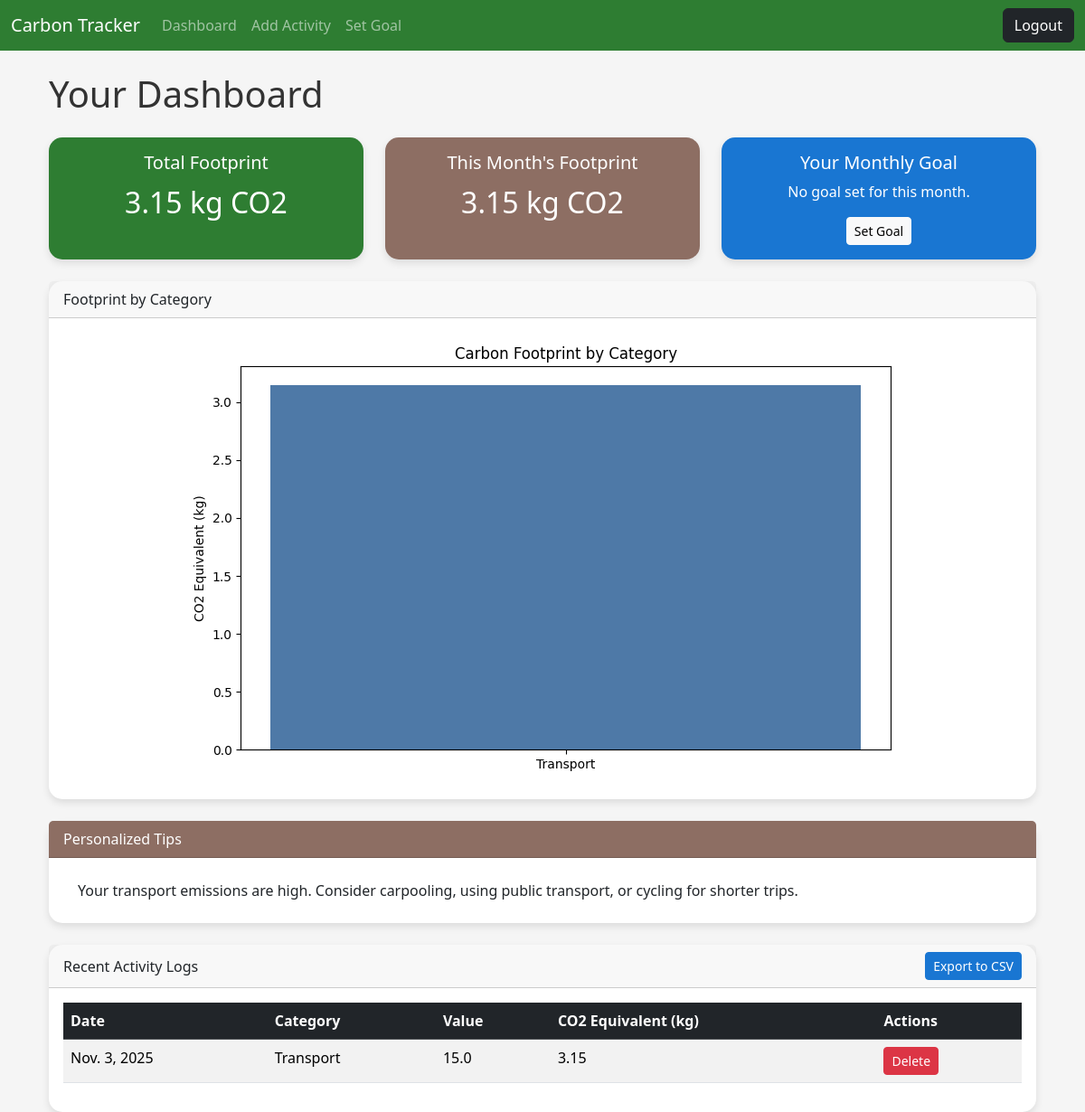
The page /dashboard/ (signed in) on the database its author committed.
### tracker/models.py (models this page shows, shortened)
class ActivityLog(models.Model):
    CATEGORY_CHOICES = [
        ('transport', 'Transport'),
        ('electricity', 'Electricity'),
        ('food', 'Food'),
        ('waste', 'Waste'),
    ]
    user = models.ForeignKey(User, on_delete=models.CASCADE, related_name='activity_logs')
    date = models.DateField()
    category = models.CharField(max_length=20, choices=CATEGORY_CHOICES)
    value = models.FloatField(help_text="Input value, e.g., km, kWh, kg")
    carbon_equivalent = models.FloatField(editable=False, help_text="Calculated CO2 equivalent in kg")
    class Meta:
        verbose_name = "Activity Log"
        verbose_name_plural = "Activity Logs"
        ordering = ['-date']

### tracker/views.py (the view)
# urls.py: path('dashboard/', views.dashboard, name='dashboard'),
@login_required
def dashboard(request):
    logs = ActivityLog.objects.filter(user=request.user)
    total_footprint = logs.aggregate(total=Sum('carbon_equivalent'))['total'] or 0
    category_totals = (
        logs.values('category')
        .annotate(total=Sum('carbon_equivalent'))
        .order_by('category')
    )
    category_summary = {item['category'].capitalize(): item['total'] for item in category_totals}
    chart_image = generate_chart_base64(category_summary)
    tips = generate_personalized_tips(category_summary)
    today = date.today()
    first_day_of_month = today.replace(day=1)
    monthly_logs = logs.filter(date__gte=first_day_of_month)
    monthly_footprint = monthly_logs.aggregate(total=Sum('carbon_equivalent'))['total'] or 0
    current_goal = Goal.objects.filter(user=request.user, month=first_day_of_month).first()
    context = {
        'recent_logs': logs.order_by('-date')[:10],  # Pass last 10 logs
        'total_footprint': total_footprint,
        'monthly_footprint': monthly_footprint,
        'category_summary': category_summary,
        'chart_image': chart_image,
        'tips': tips,
        'current_goal': current_goal,
    }
    return render(request, 'dashboard.html', context)

### tracker/utils.py (called while the page is built)
def generate_chart_base64(data_dict):
    if not data_dict:
        return None
    plt.switch_backend('Agg')
    fig, ax = plt.subplots(figsize=(8, 5))
    categories = list(data_dict.keys())
    values = list(data_dict.values())
    ax.bar(categories, values, color=['#4e79a7', '#f28e2b', '#e15759', '#76b7b2'])
    ax.set_ylabel('CO2 Equivalent (kg)')
    ax.set_title('Carbon Footprint by Category')
    fig.tight_layout() # Adjust layout to make room for labels
    buf = io.BytesIO()
    fig.savefig(buf, format='png')
    buf.seek(0)
    image_base64 = base64.b64encode(buf.read()).decode('utf-8')
    buf.close()
    plt.close(fig)
    return image_base64

def generate_personalized_tips(data_dict):
    if not data_dict:
        return ["Start logging your activities to get personalized tips!"]
    highest_category = max(data_dict, key=data_dict.get).lower()
    tips = {
        'transport': "Your transport emissions are high. Consider carpooling, using public transport, or cycling for shorter trips.",
        'electricity': "Electricity usage is a major part of your footprint. Try switching to LED bulbs and unplugging devices when not in use.",
        'food': "Your diet has a significant impact. Reducing meat consumption, especially red meat, can lower your footprint.",
        'waste': "To reduce waste emissions, focus on recycling and composting. Avoid single-use plastics whenever possible."
    }
    return [tips.get(highest_category, "Keep up the great work on reducing your carbon footprint!")]

### tracker/templates/dashboard.html (shortened to what this page needs)
{% extends "base.html" %}
{% block content %}
<div class="container">
    <h1 class="my-4">Your Dashboard</h1>
    <div class="row row-cols-1 row-cols-md-3 g-4 mb-4">
        <div class="col">
            <div class="card text-white bg-primary text-center h-100">
                <div class="card-body">
                    <h5 class="card-title">Total Footprint</h5>
                    <p class="card-text fs-2">{{ total_footprint|floatformat:2 }} kg CO2</p>
                </div>
            </div>
        </div>
        <div class="col">
            <div class="card text-white bg-info text-center h-100">
                <div class="card-body">
                    <h5 class="card-title">This Month's Footprint</h5>
                    <p class="card-text fs-2">{{ monthly_footprint|floatformat:2 }} kg CO2</p>
                </div>
            </div>
        </div>
        <div class="col">
            <div class="card text-white bg-success text-center h-100">
                <div class="card-body">
                    <h5 class="card-title">Your Monthly Goal</h5>
                    {% if current_goal and current_goal.target_footprint > 0 %}
                        <p class="card-text fs-2">{{ current_goal.target_footprint|floatformat:2 }} kg CO2</p>
                        <a href="{% url 'set_goal' %}" class="btn btn-light btn-sm">Update Goal</a>
                    {% else %}
                        <p class="card-text">No goal set for this month.</p>
                        <a href="{% url 'set_goal' %}" class="btn btn-light btn-sm">Set Goal</a>
                    {% endif %}
                </div>
            </div>
        </div>
    </div>
    <div class="row mb-4">
        <div class="col">
            <div class="card">
                <div class="card-header">
                    Footprint by Category
                </div>
                <div class="card-body text-center">
                    {% if chart_image %}
                        <img class="img-fluid" alt="Carbon Footprint by Category Chart">
                    {% else %}
                        <p class="text-muted">No activity data available to generate a chart.</p>
                    {% endif %}
                </div>
            </div>
        </div>
    </div>
    <div class="row mb-4">
        <div class="col">
            <div class="card border-info">
                <div class="card-header bg-info text-white">
                    Personalized Tips
                </div>
                <div class="card-body">
                    {% if tips %}
                        <ul class="list-group list-group-flush">
                        {% for tip in tips %}
                            <li class="list-group-item">{{ tip }}</li>
                        {% endfor %}
                        </ul>
                    {% endif %}
                </div>
            </div>
        </div>
    </div>
    <div class="row">
        <div class="col">
            <div class="card">
                <div class="card-header d-flex justify-content-between align-items-center">
                    Recent Activity Logs
                    <a href="{% url 'export_csv' %}" class="btn btn-sm btn-secondary">Export to CSV</a>
                </div>
                <div class="card-body">
                    {% if recent_logs %}
                        <div class="table-responsive">
                            <table class="table table-striped table-hover">
                                <thead class="table-dark">
                                    <tr>
                                        <th scope="col">Date</th>
                                        <th scope="col">Category</th>
                                        <th scope="col">Value</th>
                                        <th scope="col">CO2 Equivalent (kg)</th>
                                        <th scope="col">Actions</th>
                                    </tr>
                                </thead>
                                <tbody>
                                    {% for log in recent_logs %}
                                        <tr>
                                            <td>{{ log.date }}</td>
                                            <td>{{ log.get_category_display }}</td>
                                            <td>{{ log.value }}</td>
                                            <td>{{ log.carbon_equivalent|floatformat:2 }}</td>
                                            <td>
                                                <a href="{% url 'delete_activity' log.id %}" class="btn btn-danger btn-sm">Delete</a>
                                            </td>
                                        </tr>
                                    {% endfor %}
                                </tbody>
                            </table>
                        </div>
                    {% else %}
                        <p class="text-muted">You haven't logged any activities yet. <a href="{% url 'add_activity' %}">Add one now!</a></p>
                    {% endif %}
                </div>
            </div>
        </div>
    </div>
</div>
{% endblock %}

### tracker/static/css/custom.css (style rules this page uses)
:root { --primary-color: #2E7D32; --secondary-color: #1976D2; --accent-color: #8D6E63; --background-color: #F5F5F5; --text-color: #333; }
body { background-color: var(--background-color); color: var(--text-color); font-family: 'Segoe UI', Tahoma, Geneva, Verdana, sans-serif; }
.card { border: none; border-radius: 15px; box-shadow: 0 4px 8px rgba(0,0,0,0.1); }
.btn-secondary { background-color: var(--secondary-color); border-color: var(--secondary-color); }
.bg-primary { background-color: var(--primary-color) !important; }
.bg-success { background-color: var(--secondary-color) !important; }
.bg-info { background-color: var(--accent-color) !important; }

### rows shown on the page
ActivityLog: date "Nov. 3, 2025", category "Transport", value "15.0", carbon_equivalent "3.15"

### other values the page prints
{{ total_footprint|floatformat:2 }} "3.15"
{{ monthly_footprint|floatformat:2 }} "3.15"
{{ tip }} "Your transport emissions are high. Consider carpooling, using public transport, or cycling for shorter trips."
